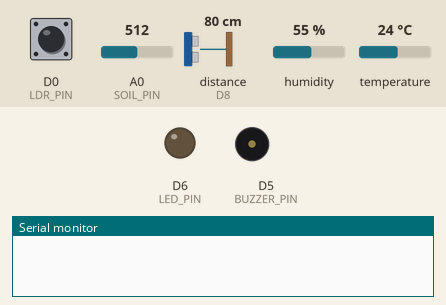
Recording of a sketch running on a simulated ESP8266 (NodeMCU). On the bench: output pins drawn as LEDs (lit = HIGH), buzzer (waves = sounding, pin HIGH), the last lines printed to the serial monitor. The inputs (shaded band) are chosen by the test bench; at power-on: A0 (SOIL_PIN) = 512, distance to the obstacle (sensor on D8) 80 cm, D0 (LDR_PIN) HIGH, humidity 55 %, temperature 24 °C. The echo pulse lasts 58.3 µs per cm; WiFi joins after 1.5 s; servers stay silent unless stated; pins used as bus, display or sensor lines are not drawn.

Above: at 3.0 s.
3.1 s: A0 (SOIL_PIN) set to 755
8.0 s: A0 (SOIL_PIN) set to 769
At 12.2 s:
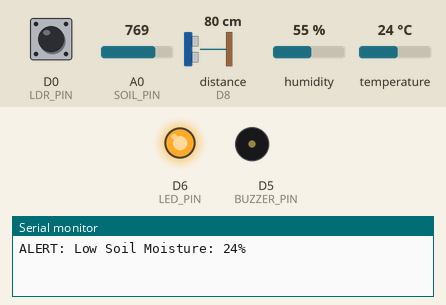
13.3 s: distance to the obstacle (sensor on D8) set to 2 cm
33.3 s: A0 (SOIL_PIN) set to 716
At 37.1 s:
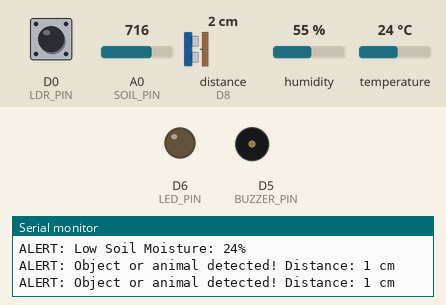
38.3 s: A0 (SOIL_PIN) set to 992
At 42.7 s:
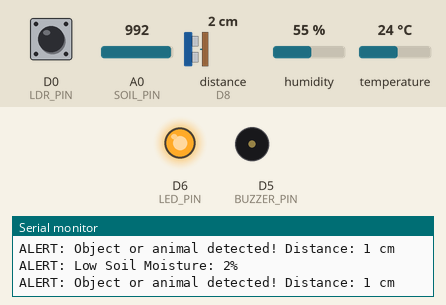
Timing chart, 0 to 44.2 s (numbered marks = the images above; inputs shaded):
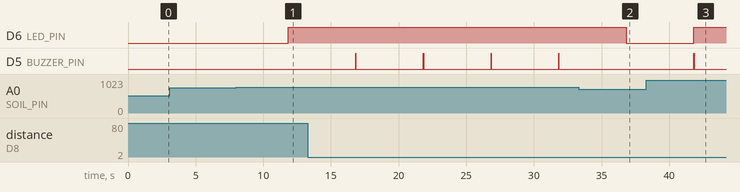

The sketch:

smart_greenhouse_iot_timer_optimized.ino
```cpp
/**********************************************************************************
 * Smart Greenhouse IoT System - Non-Blocking Production Version
 *
 * Uses BlynkTimer to ensure smooth, non-blocking execution without delay()
 * Recommended for stable 24/7 continuous greenhouse monitoring.
 *
 * Developer: Akhil Rawat
 **********************************************************************************/

#define BLYNK_TEMPLATE_ID "TMPL3zUiMuQij"
#define BLYNK_TEMPLATE_NAME "NODEMCU"
#define BLYNK_AUTH_TOKEN "YOUR_BLYNK_AUTH_TOKEN"

#include <ESP8266WiFi.h>
#include <BlynkSimpleEsp8266.h>
#include <DHT.h>

char auth[] = BLYNK_AUTH_TOKEN;
char ssid[] = "YOUR_WIFI_SSID";
char pass[] = "YOUR_WIFI_PASSWORD";

#define DHTPIN D4        // DHT11 Data Pin
#define DHTTYPE DHT11
#define SOIL_PIN A0      // Soil Moisture Analog Pin
#define LDR_PIN D0       // LDR Module Digital Out
#define TRIG_PIN D7      // HC-SR04 TRIG Pin
#define ECHO_PIN D8      // HC-SR04 ECHO Pin
#define BUZZER_PIN D5    // Buzzer Pin
#define LED_PIN D6       // Soil Alert LED Pin

DHT dht(DHTPIN, DHTTYPE);
BlynkTimer timer;

#define V_TEMP V1
#define V_HUM V2
#define V_SOIL V3
#define V_LIGHT V4
#define V_DISTANCE V5
#define V_ALERT V6

void sendNotification(String message) {
    Blynk.logEvent("plant", message);
    Serial.println("ALERT: " + message);
}

long getDistance() {
    digitalWrite(TRIG_PIN, LOW);
    delayMicroseconds(2);
    digitalWrite(TRIG_PIN, HIGH);
    delayMicroseconds(10);
    digitalWrite(TRIG_PIN, LOW);
    long duration = pulseIn(ECHO_PIN, HIGH, 30000); // 30ms timeout
    if (duration == 0) return 999; // Out of range or no echo
    return duration * 0.034 / 2;
}

void sendSensorData() {
    float temp = dht.readTemperature();
    float hum = dht.readHumidity();
    int soil = analogRead(SOIL_PIN);
    int light = digitalRead(LDR_PIN);
    int soilPercent = constrain(map(soil, 1023, 0, 0, 100), 0, 100);
    long distance = getDistance();

    if (!isnan(temp) && !isnan(hum)) {
        Blynk.virtualWrite(V_TEMP, temp);
        Blynk.virtualWrite(V_HUM, hum);
        Blynk.setProperty(V_TEMP, "label", String(temp, 1) + " °C");
        Blynk.setProperty(V_HUM, "label", String(hum, 1) + " %");
    }

    Blynk.virtualWrite(V_SOIL, soilPercent);
    Blynk.setProperty(V_SOIL, "label", String(soilPercent) + " %");

    Blynk.virtualWrite(V_DISTANCE, distance);
    Blynk.setProperty(V_DISTANCE, "label", String(distance) + " cm");

    Blynk.virtualWrite(V_LIGHT, light == LOW ? "Low Light" : "Adequate Light");

    // Soil moisture condition
    if (soilPercent < 25) {
        digitalWrite(LED_PIN, HIGH);
        sendNotification("Low Soil Moisture: " + String(soilPercent) + "%");
    } else {
        digitalWrite(LED_PIN, LOW);
    }

    // Proximity / intrusion condition
    if (distance > 0 && distance <= 30) {
        digitalWrite(BUZZER_PIN, HIGH);
        sendNotification("Object or animal detected! Distance: " + String(distance) + " cm");
        timer.setTimeout(1500L, []() {
            digitalWrite(BUZZER_PIN, LOW);
        });
    }

    // Low light condition
    if (light == LOW) {
        sendNotification("Low Light Detected in Greenhouse!");
    }
}

void setup() {
    Serial.begin(9600);
    WiFi.begin(ssid, pass);
    Blynk.begin(auth, ssid, pass);
    dht.begin();

    pinMode(TRIG_PIN, OUTPUT);
    pinMode(ECHO_PIN, INPUT);
    pinMode(BUZZER_PIN, OUTPUT);
    pinMode(LED_PIN, OUTPUT);
    pinMode(LDR_PIN, INPUT);

    // Call sendSensorData every 5 seconds without blocking loop()
    timer.setInterval(5000L, sendSensorData);
}

void loop() {
    Blynk.run();
    timer.run();
}
```

Measured:
- the behaviour switches between 762 and 763 on A0 (SOIL_PIN) (found by bisection; images 0 and 1)
- after the input at 3.1 s, every drawn part: stays the same
- after the input at 8.0 s, D6 (LED_PIN): LOW → HIGH after 3.8 s
- after the input at 13.3 s, D5 (BUZZER_PIN): alternates HIGH for 0.02 s and LOW for 5.0 s, starting after 3.5 s
- after the input at 33.3 s, D6 (LED_PIN): HIGH → LOW after 3.5 s; D5 (BUZZER_PIN): stays LOW (without the input it goes to HIGH after 3.5 s)
- after the input at 38.3 s, D6 (LED_PIN): LOW → HIGH after 3.5 s; D5 (BUZZER_PIN): LOW → HIGH after 3.5 s, → LOW 0.02 s later
